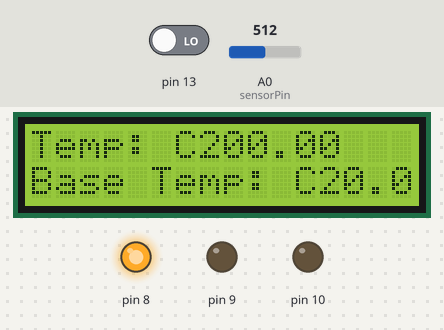
Recording of a sketch running on a simulated Arduino Uno, built with avr-gcc and run on an emulated ATmega328P. Shown: 16×2 character LCD, output pins drawn as LEDs (lit = HIGH). The test bench sets the inputs (shaded band); at power-on: pin 13 LOW, A0 (sensorPin) = 512.

Above: at 1.2 s.
1.3 s: pin 13 driven HIGH
At 2.5 s:
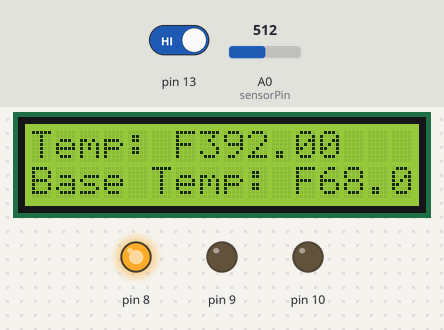
5.4 s: A0 (sensorPin) set to 157
At 6.6 s:
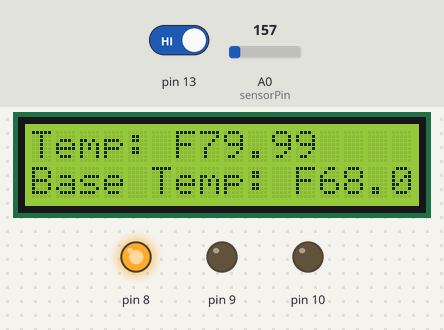
8.6 s: A0 (sensorPin) set to 145
At 9.7 s:
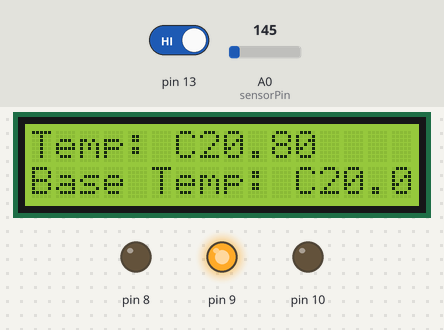
12.6 s: A0 (sensorPin) set to 122
At 13.8 s:
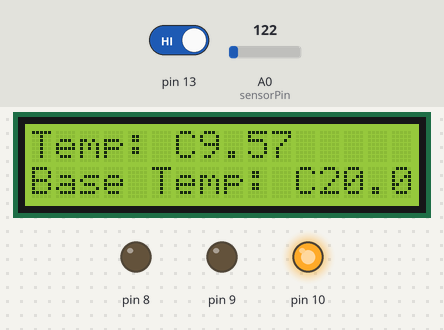
16.6 s: pin 13 driven LOW
Timing chart, 0 to 19.6 s (numbered marks = the images above; inputs shaded):
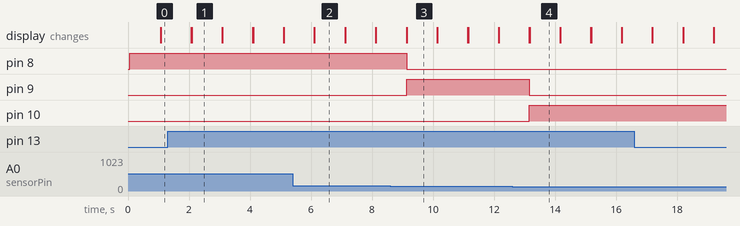

Measured:
- the behaviour switches between 146 and 145 on A0 (sensorPin) (found by bisection; images 2 and 3)
- after the input at 1.3 s, the display: first differs from a run without the input after 0.78 s (image 1)
- after the input at 8.6 s, pin 8: HIGH → LOW after 0.53 s; pin 9: LOW → HIGH after 0.53 s
- after the input at 12.6 s, pin 9: HIGH → LOW after 0.56 s; pin 10: LOW → HIGH after 0.56 s
- what the display in image 1 shows lasts 1.0 s, from 2.1 s to 3.1 s

The sketch:

BartOmeter_2.0.ino
```cpp
#include <LiquidCrystal.h>
LiquidCrystal lcd(12, 11, 5, 4, 3, 2);
const int sensorPin = A0;
const float baseTemp = 20.0;
int tempb = 13;
boolean lButton = LOW;
void setup() {
  for(int pinNumber = 8; pinNumber<11; pinNumber ++){
    pinMode(pinNumber, OUTPUT);
    digitalWrite(pinNumber, LOW);
}

  pinMode(13, INPUT);
  Serial.begin(9600);
  lcd.begin(16, 2);
}
void loop() {
   if(digitalRead(13) == HIGH){
    lButton =! lButton;
  }
  int sensorVal = analogRead(sensorPin);
  float voltage = (sensorVal / 1024.0) * 5.0;
  float temperature = (voltage - .5) * 100;
  float Fa = (temperature * 9 / 5 + 32);
  float Baf = (baseTemp * 9 / 5 + 32);

  if(temperature < baseTemp)
  {
    digitalWrite(8, LOW);
    digitalWrite(9, LOW);
    digitalWrite(10, HIGH);
  } else if(temperature >= baseTemp && temperature < baseTemp+1)
  {
    digitalWrite(8, LOW);
    digitalWrite(9, HIGH);
    digitalWrite(10, LOW);
  } else if(temperature >= baseTemp+1)
  {
    digitalWrite(8, HIGH);
    digitalWrite(9, LOW);
    digitalWrite(10, LOW);
  }
  if (lButton == LOW)
  {
    lcd.setCursor(0,0);
    lcd.print("Temp: C");
  lcd.print(temperature);
  lcd.setCursor(0,1);
  lcd.print("Base Temp: C");
  lcd.print(baseTemp);
  }
else{
  lcd.setCursor(0,0);
  lcd.print("Temp: F");
  lcd.print(Fa);
  lcd.setCursor(0,1);
 lcd.print("Base Temp: F");
  lcd.print(Baf);
}

  delay(1000);
  lcd.clear();
}
```
